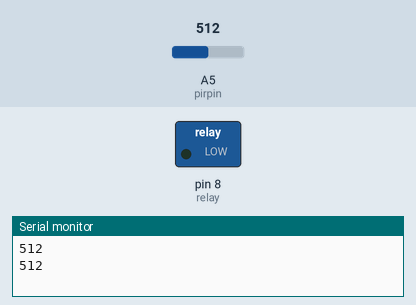
A sketch run on a simulated Arduino Uno, built with avr-gcc and run on an emulated ATmega328P. Parts: switched loads named in the sketch (green lamp = pin HIGH), the last lines printed to the serial monitor. Inputs (shaded band) come from the test bench; at power-on: A5 (pirpin) = 512.

Above: at 1.8 s.
1.9 s: A5 (pirpin) set to 488
At 3.9 s:
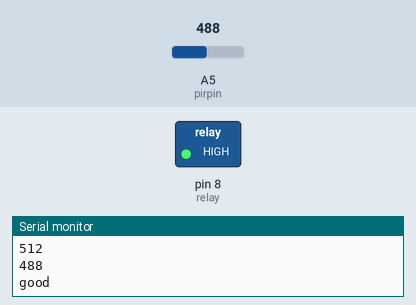
4.5 s: A5 (pirpin) set to 510
At 8.2 s:
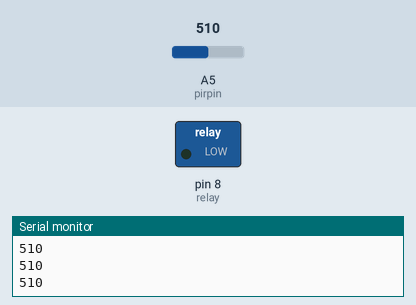
8.5 s: A5 (pirpin) set to 490
At 10.5 s:
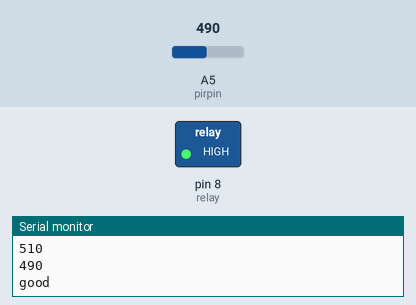
Timing chart, 0 to 12.0 s (numbered marks = the images above; inputs shaded):
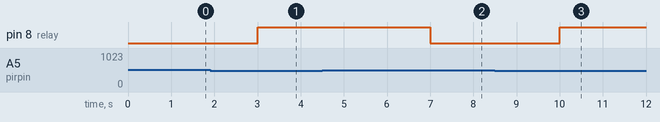

The sketch:

relay.ino
```cpp
int pirpin = A5;
int okk;
int relay = 8;
void setup() {
  // put your setup code here, to run once:
  pinMode (relay,OUTPUT);
  Serial.begin(9600);
}

void loop() {
  // put your main code here, to run repeatedly:
  okk = analogRead(pirpin);
  Serial.println(okk);
  delay(1000);
  if (okk <= 500) {
    Serial.println("good");
    digitalWrite(relay,HIGH);
    delay(1000);
  }
  else{
    digitalWrite(relay,LOW);
  }
}
```

Measured:
- the behaviour switches between 501 and 500 on A5 (pirpin) (found by bisection; images 0 and 1)
- after the input at 1.9 s, pin 8 (relay): LOW → HIGH after 1.1 s
- after the input at 4.5 s, pin 8 (relay): HIGH → LOW after 2.5 s
- after the input at 8.5 s, pin 8 (relay): LOW → HIGH after 1.5 s
